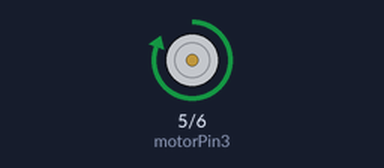
Bench run of a sketch on a simulated Arduino Uno, built with avr-gcc and run on an emulated ATmega328P. Shown: motor-driver pin pairs drawn as motors (green arrow = first pin HIGH = forward, orange = second pin HIGH = backward, longer = more drive).

Above: at 0.1 s.
At 2.1 s:
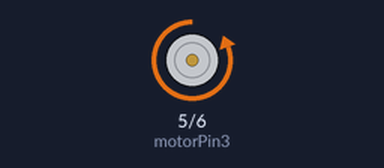
At 4.1 s:
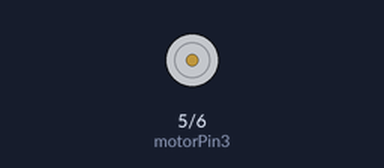
Timing chart, 0 to 5.6 s (numbered marks = the images above):
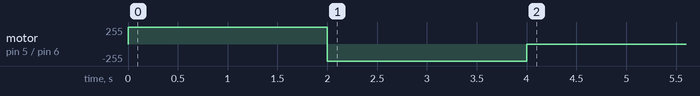

The sketch:

dc_motor.ino.ino
```cpp
//L293D

//Motor B
const int motorPin3 = 5; // Pin 7 of L293
const int motorPin4 = 6; // Pin 2 of L293
//This will run only one time.
void setup(){
//Set pins as outputs

pinMode(motorPin3, OUTPUT);
pinMode(motorPin4, OUTPUT);

//This code will turn Motor B clockwise for 2 sec.

digitalWrite(motorPin3, HIGH);
digitalWrite(motorPin4, LOW);
delay(2000);
//This code will turn Motor B counter-clockwise for 2 sec.

digitalWrite(motorPin3, LOW);
digitalWrite(motorPin4, HIGH);
delay(2000);
//And this code will stop motors

digitalWrite(motorPin3, LOW);
digitalWrite(motorPin4, LOW);}
void loop(){}
```
